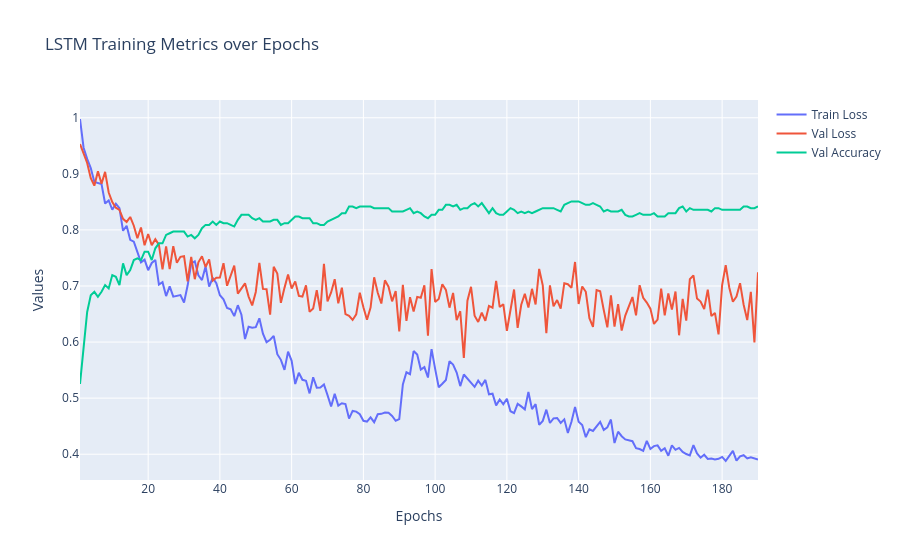

Notebook source saved alongside this figure:
### Code cell
epochs = logs["epochs"]
train_loss = logs["train_loss"]
val_loss = logs["val_loss"]
val_acc = logs["val_acc"]

fig = go.Figure()
fig.add_trace(go.Scatter(x=epochs, y=train_loss, mode="lines", name="Train Loss"))
fig.add_trace(go.Scatter(x=epochs, y=val_loss, mode="lines", name="Val Loss"))
fig.add_trace(go.Scatter(x=epochs, y=val_acc, mode="lines", name="Val Accuracy"))

fig.update_layout(
    title="LSTM Training Metrics over Epochs",
    xaxis_title="Epochs",
    yaxis_title="Values",
    hovermode="x unified"
)

fig.show()

### Figure 1 — Plotly figure (JSON) as saved in the notebook; plotly's stock layout.template omitted (floating-point values rounded to 4 significant figures; data arrays with more than 128 entries replaced by an {"elided": "..."} marker saying what was removed)
{"data": [{"mode": "lines", "name": "Train Loss", "type": "scatter", "x": {"elided": "190 int values"}, "y": {"elided": "190 float values"}}, {"mode": "lines", "name": "Val Loss", "type": "scatter", "x": {"elided": "190 int values"}, "y": {"elided": "190 float values"}}, {"mode": "lines", "name": "Val Accuracy", "type": "scatter", "x": {"elided": "190 int values"}, "y": {"elided": "190 float values"}}], "layout": {"hovermode": "x unified", "title": {"text": "LSTM Training Metrics over Epochs"}, "xaxis": {"title": {"text": "Epochs"}}, "yaxis": {"title": {"text": "Values"}}}}
